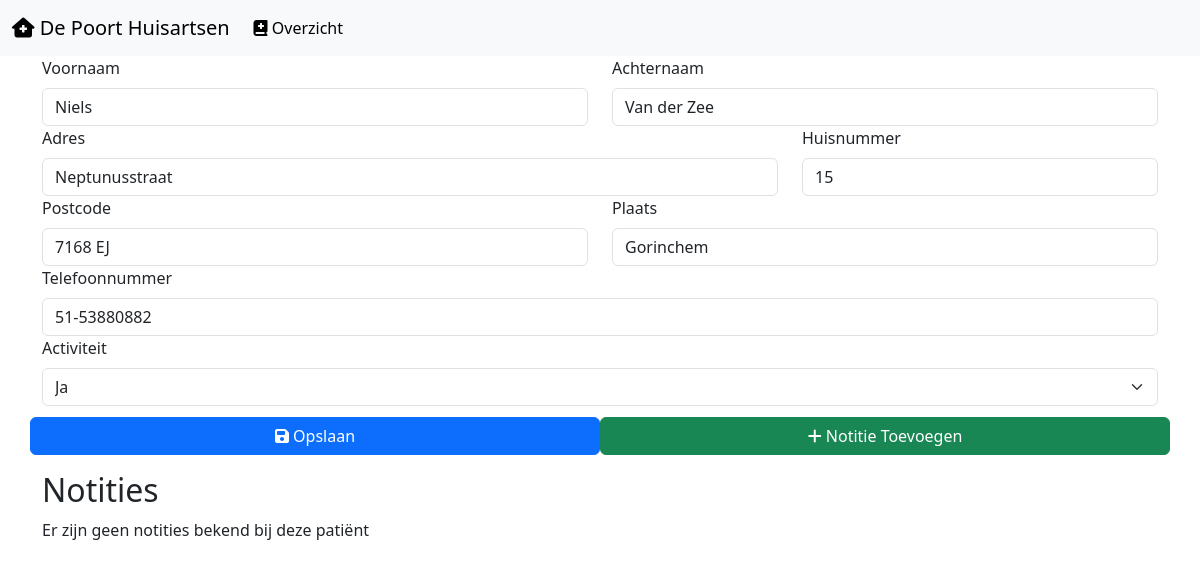
The page /patientgegevens.php?patient_id=2 (signed in) on the database its author committed.
### tables this page shows
CREATE TABLE `patient` (
  `patient_id` int(5) NOT NULL,
  `voor_naam` varchar(100) NOT NULL,
  `achter_naam` varchar(255) NOT NULL,
  `adres` varchar(150) NOT NULL,
  `huisnummer` varchar(4) NOT NULL,
  `postcode` varchar(30) NOT NULL,
  `plaats` varchar(255) NOT NULL,
  `telefoonnummer` varchar(100) NOT NULL,
  `actief` tinyint(1) NOT NULL
);

### connection.php (called while the page is built, shortened)
<?php
function notities($dbh, $id){
      $notitie = array();
      $notitiequery = $dbh->prepare("SELECT notitie.notitie_id, notitie.datum, notitie.onderwerp, notitie.tekst, patient_has_notitie.notitie_notitie_id,
      patient_has_notitie.patient_patient_id FROM patient
      INNER JOIN patient_has_notitie
      ON patient_has_notitie.patient_patient_id = patient.patient_id
      INNER JOIN notitie
      ON notitie.notitie_id = patient_has_notitie.notitie_notitie_id WHERE patient_id= $id ORDER BY datum");
      $notitiequery->execute();
      return $notitie;
}

### patientgegevens.php (the view, shortened to what this page needs)
<?php
require_once("./connection.php");
$dbh = dbcon();
?>
<html lang="nl">
<head>
  <link rel="stylesheet" href="./reset.css">
  <link href="https://cdn.jsdelivr.net/npm/bootstrap@5.3.2/dist/css/bootstrap.min.css" rel="stylesheet">
  <link rel="stylesheet" href="./style.css">
</head>
<body>
<nav class="navbar navbar-expand-lg bg-body-tertiary">
  <div class="container-fluid">
    <a class="navbar-brand" href="index.php"><i class="fa-solid fa-house-medical" style="color: #000000;"></i> De Poort Huisartsen</a>
    <div class="collapse navbar-collapse" id="navbarNav">
      <ul class="navbar-nav">
      <li class="nav-item">
          <a class="nav-link active" href="index.php"><i class="fa-solid fa-book-medical" style="color: #000000;"></i> Overzicht</a>
        </li>
      </ul>
  </div>
</nav>
<?php
    if(isset($_GET['patient_id']))
        {
            $patient_id = $_GET['patient_id'];
            $query = "SELECT * FROM patient WHERE patient_id=:patient_id";
            $statement = $dbh->prepare($query);
            $data = [':patient_id' => $patient_id];
            $statement->execute($data);
            $result = $statement->fetch(PDO::FETCH_ASSOC);
                        }
                        ?>
<div class="container">
<form action='addfunctions.php' method="POST" enctype="multipart/form-data">
  <div class="row">
            <div class="col-md-6">
                <label for="voor_naam" class="form-label">Voornaam</label>
                <input type="text" class="form-control" id="voor_naam" name="voor_naam" value="<?=$result['voor_naam']?>"  />
            </div>
            <div class="col-md-6">
                <label for="achter_naam" class="form-label">Achternaam</label>
                <input type="text" class="form-control" id="achter_naam" name="achter_naam" value="<?=$result['achter_naam']?>" />
            </div>
            <div class="col-md-8">
                <label for="adres" class="form-label">Adres</label>
                <input type="text" class="form-control" id="adres" name="adres" value="<?=$result['adres']?>" />
            </div>
            <div class="col-md-4">
              <label for="huisnummer" class="form-label">Huisnummer</label>
              <input type="text" class="form-control" id="huisnummer" name="huisnummer" value="<?=$result['huisnummer']?>" />
            </div>
            <div class="col-md-6">
                <label for="postcode" class="form-label">Postcode</label>
                <input type="text" class="form-control" id="postcode" name="postcode" value="<?=$result['postcode']?>" />
            </div>
            <div class="col-md-6">
                <label for="plaats" class="form-label">Plaats</label>
                <input type="text" class="form-control" id="plaats" name="plaats" value="<?=$result['plaats']?>" />
            </div>
            <div class="col-md-12">
                <label for="telefoonnummer" class="form-label">Telefoonnummer</label>
                <input type="text" class="form-control" id="telefoonnummer" name="telefoonnummer" value="<?=$result['telefoonnummer']?>" />
            </div>
            <div class="col-md-12">
                <label for="actief" class="form-label">Activiteit</label>
                <select name="actief" id="actief" class="form-select">
                  <?php
                  if($result['actief'] == 1){
                    echo "<option value=".$result['actief']." selected>Ja</option>";
                  }
                  else{
                    echo "<option value='1'>Ja</option>";
                    echo "<option value=".$result['actief']." selected>Nee</option>";
                  }
                  ?>
                </select>
              </div>
        <button type="submit" name="update_button" class="btn btn-primary topgap2 col-md-6"><i class="fa-solid fa-floppy-disk" style="color: #ffffff;"></i> Opslaan</button>
        <button type="button" class='btn btn-success topgap2 col-md-6' data-bs-toggle="modal" data-bs-target="#exampleModal"><i class="fa-solid fa-plus" style="color: #ffffff;"></i> Notitie Toevoegen</button></a>
    </form>
  </div>
<div class="container mt-3">
  <h2>Notities</h2>
  <?php
  $notitie = notities($dbh, $patient_id);
 if(!$notitie){
  echo "Er zijn geen notities bekend bij deze patiënt";
 }
  ?>
  </div>
</body>
</html>

### style.css (style rules this page uses)
.topgap2 { margin-top: 1%; }

### rows shown on the page
patient: voor_naam "Niels", achter_naam "Van der Zee", adres "Neptunusstraat", huisnummer "15", postcode "7168 EJ", plaats "Gorinchem", telefoonnummer "51-53880882", actief "Ja"
